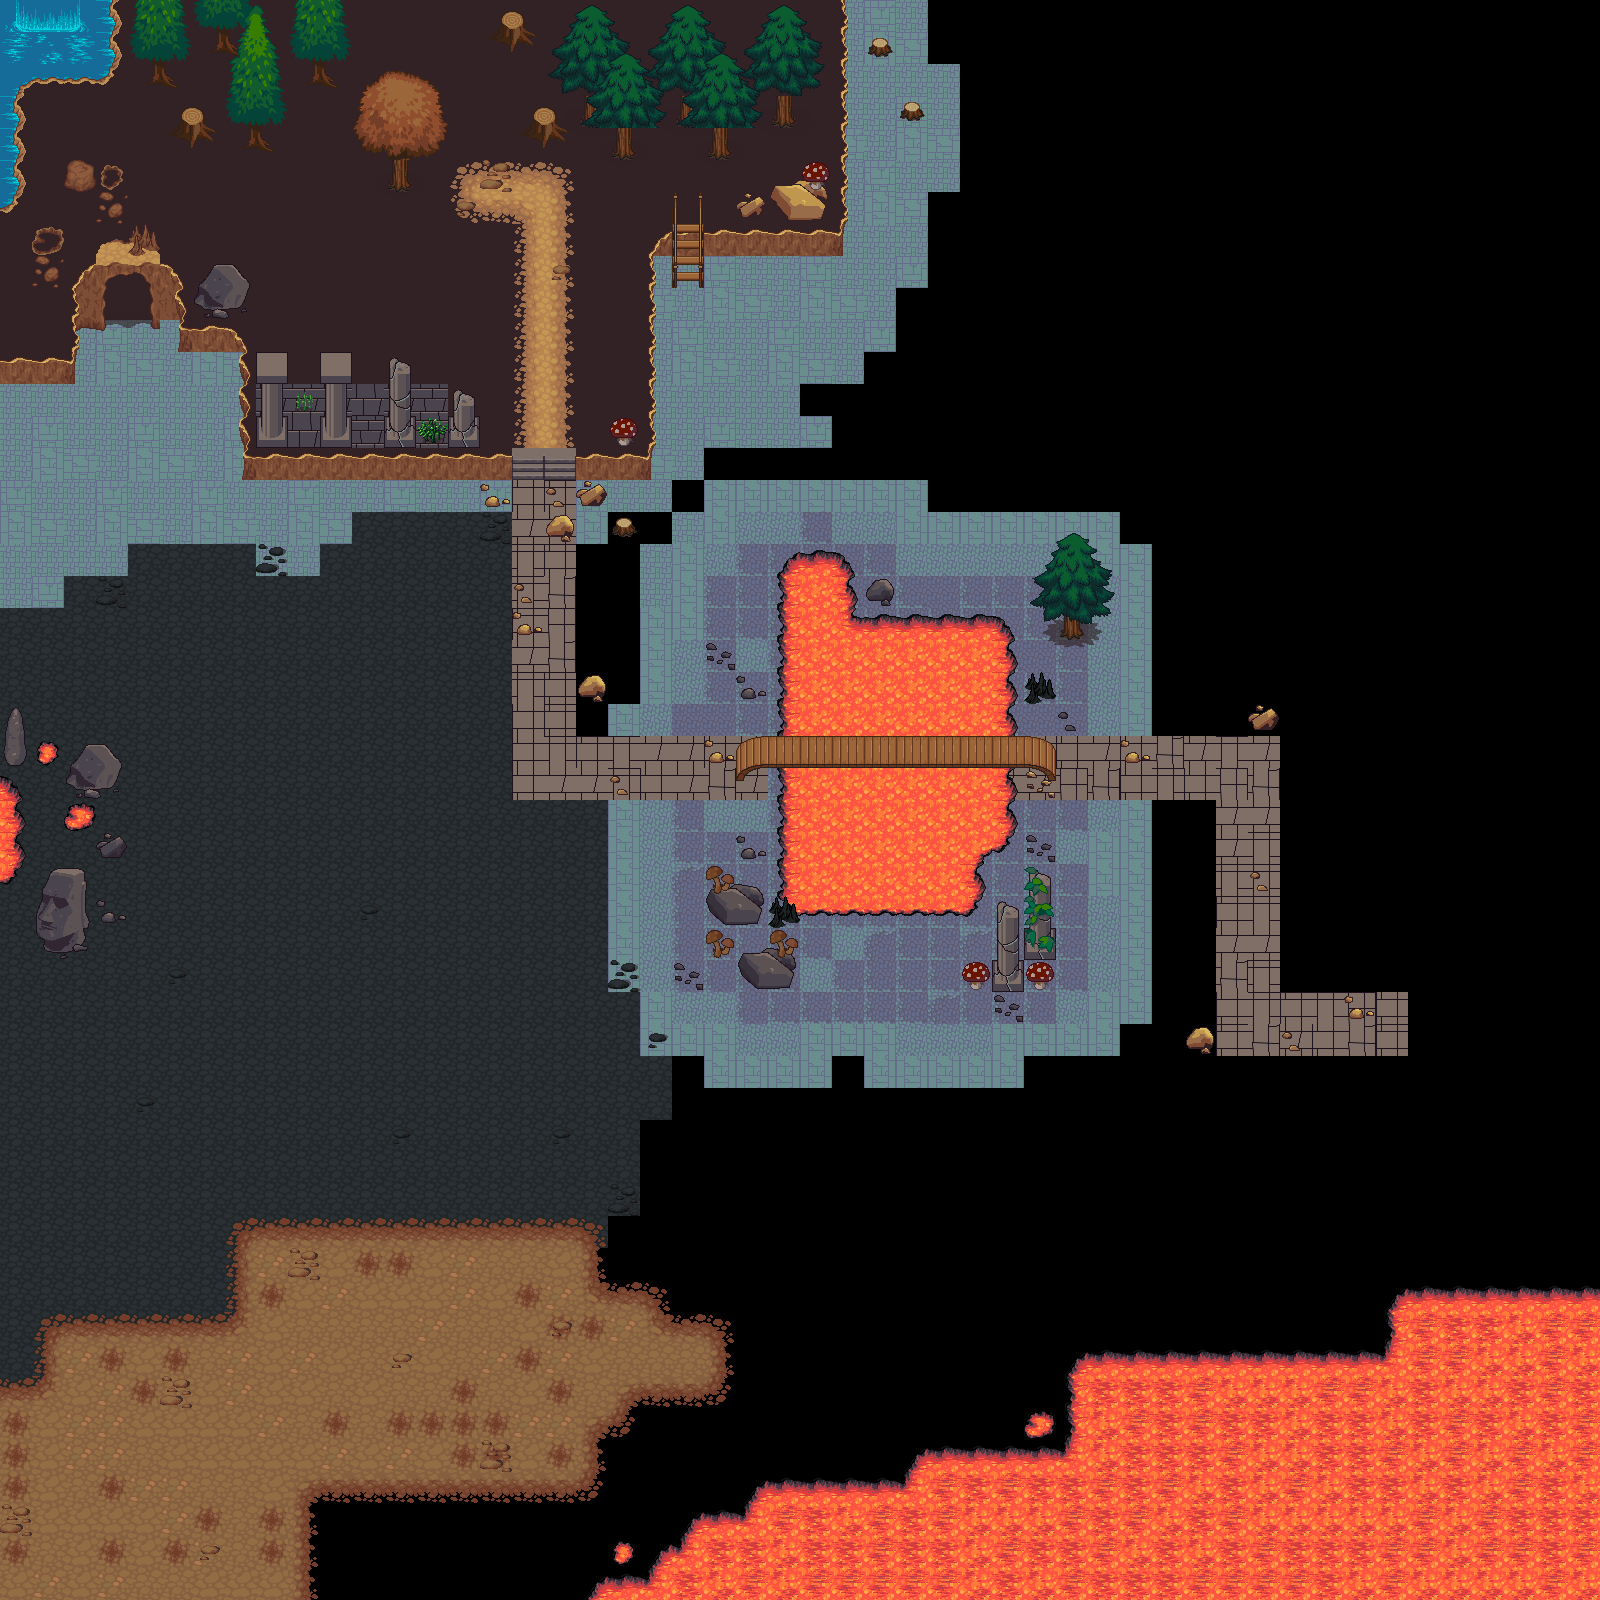

A level layout from a 2D game, rendered from its tile map. Below: a short description, then the map file with tile-grid data replaced by summaries:
An orthogonal 50x50 tile map with 32x32 px tiles, 3 tile layers (Base, Base2, Base3).

<map version="1.8" tiledversion="1.8.2" orientation="orthogonal" renderorder="right-down" width="50" height="50" tilewidth="32" tileheight="32" infinite="0" nextlayerid="4" nextobjectid="1">
 <tileset firstgid="1" name="terrain_atlas" tilewidth="32" tileheight="32" tilecount="1024" columns="32">
  <image source="terrain_atlas.png" width="1024" height="1024" />
 </tileset>
 <layer id="3" name="Base" width="50" height="50">
  <data>[2500 cells, 1202 non-empty, 25 distinct tile ids]</data>
 </layer>
 <layer id="1" name="Base2" width="50" height="50">
  <data>[2500 cells, 713 non-empty, 132 distinct tile ids]</data>
 </layer>
 <layer id="2" name="Base3" width="50" height="50">
  <data>[2500 cells, 149 non-empty, 71 distinct tile ids]</data>
 </layer>
</map>
